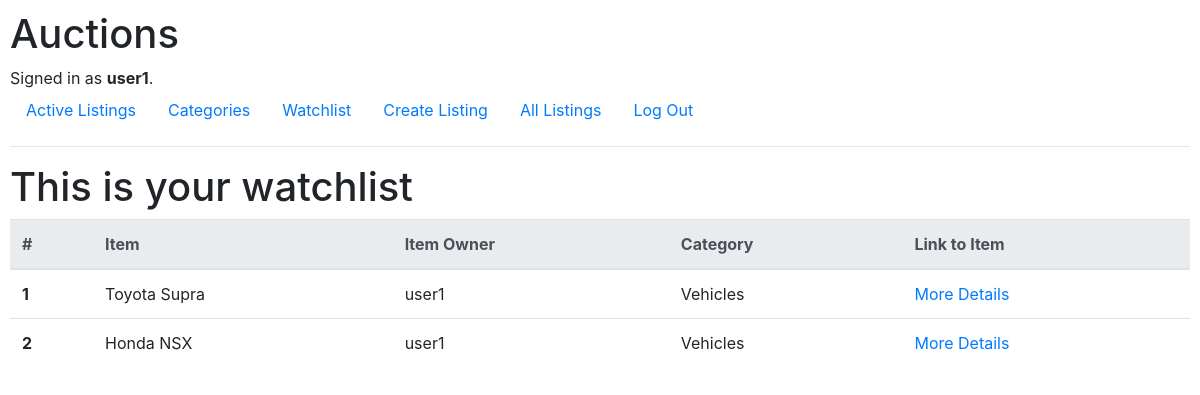
/view_watchlist (signed in), run on the app's committed database.
### auctions/models.py (models this page shows, shortened)
class User(AbstractUser):
    def __str__(self):
        return f"{self.username}"

class Auction(models.Model):
    item_name = models.CharField(max_length=64)
    item_category = models.ForeignKey(Category, on_delete=models.PROTECT, db_column="category")
    item_owner = models.ForeignKey(User, on_delete=models.CASCADE)
    item_image_url = models.URLField(max_length=256)
    item_starting_bid = models.DecimalField(max_digits=9, decimal_places=2)
    item_description = models.CharField(max_length=255)
    item_is_active = models.BooleanField(default=True)
    users_watching = models.ManyToManyField(User, blank=True, related_name='watching') # Call by (User obj).watching.all()

class Category(models.Model):
    category = models.CharField(max_length=64)
    def __str__(self):
        return f"{self.category}"

### auctions/views.py (the view)
# urls.py: path("view_watchlist", views.view_watchlist, name='view_watchlist'),
@login_required(login_url='/login')
def view_watchlist(request):
    if request.method == 'GET':
        username = request.user.username
        this_user = User.objects.get(username=username)
        items_user_watching = Auction.objects.filter(users_watching = this_user)
        return render(request, "auctions/view_watchlist.html", {
            "listings": items_user_watching
        })

### auctions/templates/auctions/view_watchlist.html
{% extends "auctions/layout.html" %}
{% block body %}
    <h1>This is your watchlist</h1>
      <table class="table">
        <thead class="thead-light">
          <tr>
            <th scope="col">#</th>
            <th scope="col">Item</th>
            <th scope="col">Item Owner</th>
            <th scope="col">Category</th>
            <th scope="col">Link to Item </th>
          </tr>
        </thead>
        <tbody>
            {% for listing in listings %}
            <tr>
                <th scope="row">{{ forloop.counter }}</th>
                <td>{{ listing.item_name }}</td>
                <td>{{ listing.item_owner }}</td>
                <td>{{ listing.item_category }}</td>
                <td><a href="{% url 'show_listing' listing.id %}">More Details</a></td>
              </tr>
            {% empty %}
            There are no listings in your watchlist at the moment.
            {% endfor %}
{% endblock %}

### auctions/templates/auctions/layout.html (shortened to what this page needs)
{% load static %}
<!DOCTYPE html>
<html lang="en">
    <head>
        <link rel="stylesheet" href="https://stackpath.bootstrapcdn.com/bootstrap/4.4.1/css/bootstrap.min.css">
        <link href="{% static 'auctions/styles.css' %}" rel="stylesheet">
    </head>
    <body>
        <h1>Auctions</h1>
        <div>
            {% if user.is_authenticated %}
                Signed in as <strong>{{ user.username }}</strong>.
            {% else %}
                Not signed in.
            {% endif %}
        </div>
        <ul class="nav">
            <li class="nav-item">
                <a class="nav-link" href="{% url 'index' %}">Active Listings</a>
            </li>
            {% if user.is_authenticated %}
				<li class="nav-item">
					<a class="nav-link" href="{% url 'view_categories' %}">Categories</a>
				</li>
				<li class="nav-item">
					<a class="nav-link" href="{% url 'view_watchlist' %}">Watchlist</a>
				</li>
				<li class="nav-item">
					<a class="nav-link" href="{% url 'create_listing' %}">Create Listing</a>
				</li>
                <li class="nav-item">
					<a class="nav-link" href="{% url 'view_all_listings' %}">All Listings</a>
				</li>
                <li class="nav-item">
                    <a class="nav-link" href="{% url 'logout' %}">Log Out</a>
                </li>
            {% endif %}
        </ul>
        <hr>
        {% block body %}
        {% endblock %}
    </body>
</html>

### auctions/static/auctions/styles.css (style rules this page uses)
body { padding: 10px; }

### data on the page
User: username "user1"
Auction: item_name "Toyota Supra", item_owner "user1", item_category "Vehicles"
Auction: item_name "Honda NSX", item_owner "user1", item_category "Vehicles"
